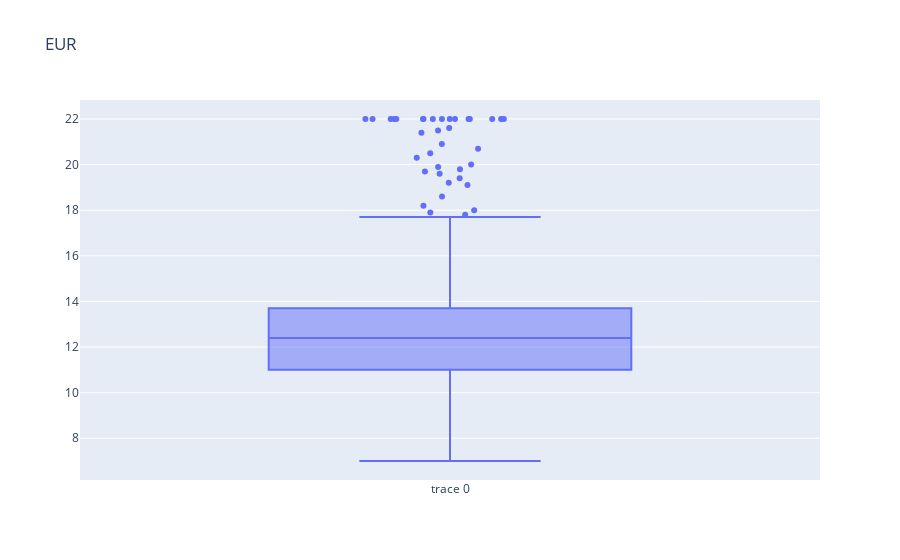

The code cell stored with this chart in its notebook:
### Code cell
data= [go.Box(y=df['EUR'], boxpoints='outliers', jitter=0.5, pointpos=0)]
    
layout = go.Layout(title = 'EUR', 
                   hovermode ='closest')

fig = go.Figure(data=data, layout=layout)
fig.show()

### Figure 1 — Plotly figure (JSON) as saved in the notebook; plotly's stock layout.template omitted (floating-point values rounded to 4 significant figures; data arrays with more than 128 entries replaced by an {"elided": "..."} marker saying what was removed)
{"data": [{"boxpoints": "outliers", "jitter": 0.5, "pointpos": 0, "type": "box", "y": {"elided": "506 float values"}}], "layout": {"hovermode": "closest", "title": {"text": "EUR"}}}
